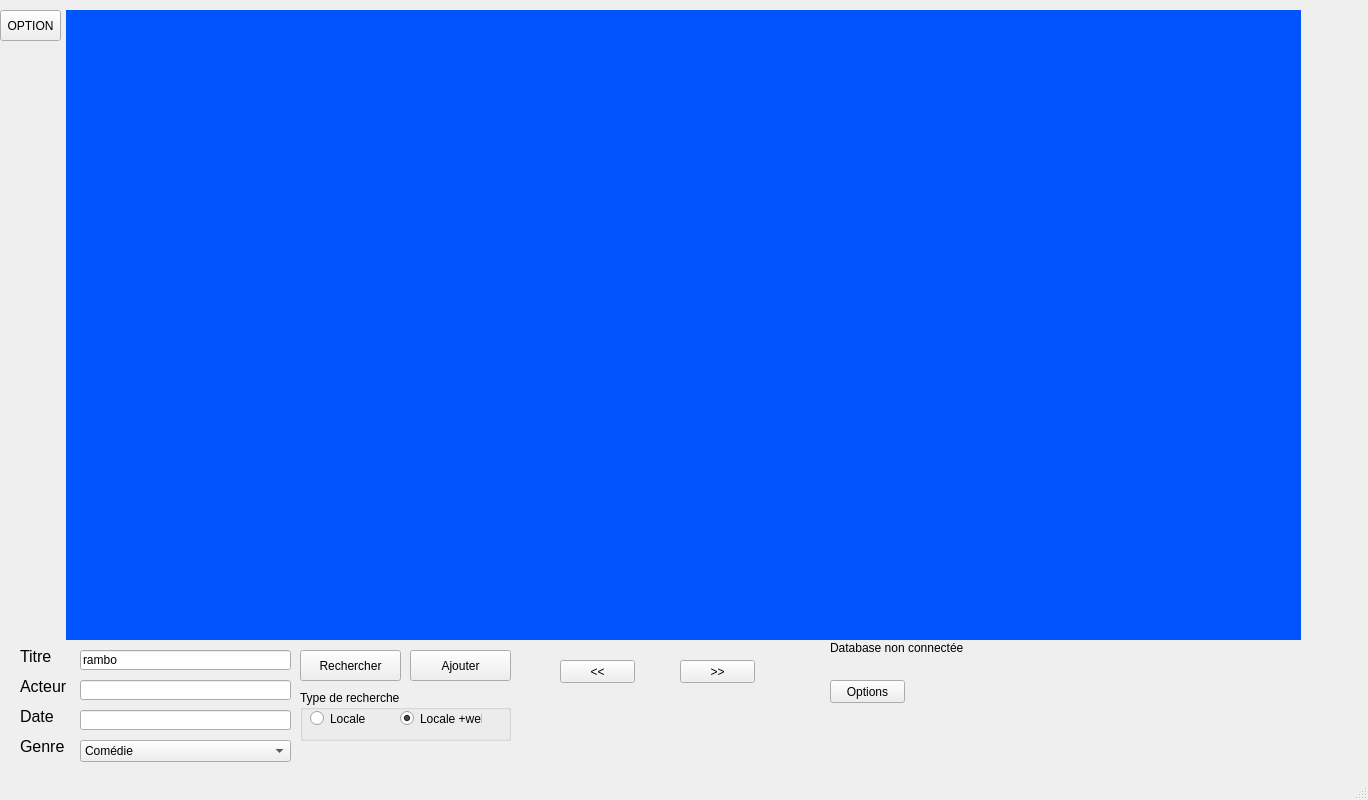
<?xml version="1.0" encoding="UTF-8"?>
<ui version="4.0">
 <class>MainWindow</class>
 <widget class="QMainWindow" name="MainWindow">
  <property name="geometry">
   <rect>
    <x>0</x>
    <y>0</y>
    <width>1368</width>
    <height>800</height>
   </rect>
  </property>
  <property name="windowTitle">
   <string>MainWindow</string>
  </property>
  <property name="tabShape">
   <enum>QTabWidget::Rounded</enum>
  </property>
  <property name="dockNestingEnabled">
   <bool>false</bool>
  </property>
  <widget class="QWidget" name="centralwidget">
   <widget class="QPushButton" name="btn_rechercher">
    <property name="geometry">
     <rect>
      <x>300</x>
      <y>650</y>
      <width>101</width>
      <height>31</height>
     </rect>
    </property>
    <property name="text">
     <string>Rechercher</string>
    </property>
   </widget>
   <widget class="QPushButton" name="btn_ajouter">
    <property name="geometry">
     <rect>
      <x>410</x>
      <y>650</y>
      <width>101</width>
      <height>31</height>
     </rect>
    </property>
    <property name="text">
     <string>Ajouter</string>
    </property>
   </widget>
   <widget class="QPushButton" name="btn_option">
    <property name="geometry">
     <rect>
      <x>0</x>
      <y>10</y>
      <width>61</width>
      <height>31</height>
     </rect>
    </property>
    <property name="text">
     <string>OPTION</string>
    </property>
   </widget>
   <widget class="QLineEdit" name="ln_titre">
    <property name="geometry">
     <rect>
      <x>80</x>
      <y>650</y>
      <width>211</width>
      <height>20</height>
     </rect>
    </property>
    <property name="text">
     <string>rambo</string>
    </property>
   </widget>
   <widget class="QLabel" name="lbl_titre">
    <property name="geometry">
     <rect>
      <x>20</x>
      <y>650</y>
      <width>47</width>
      <height>13</height>
     </rect>
    </property>
    <property name="font">
     <font>
      <pointsize>12</pointsize>
     </font>
    </property>
    <property name="text">
     <string>Titre</string>
    </property>
   </widget>
   <widget class="QLabel" name="lbl__Acteur">
    <property name="geometry">
     <rect>
      <x>20</x>
      <y>680</y>
      <width>47</width>
      <height>13</height>
     </rect>
    </property>
    <property name="font">
     <font>
      <pointsize>12</pointsize>
     </font>
    </property>
    <property name="text">
     <string>Acteur</string>
    </property>
   </widget>
   <widget class="QLineEdit" name="ln_titre_2">
    <property name="geometry">
     <rect>
      <x>80</x>
      <y>680</y>
      <width>211</width>
      <height>20</height>
     </rect>
    </property>
   </widget>
   <widget class="QLabel" name="lbl_date">
    <property name="geometry">
     <rect>
      <x>20</x>
      <y>710</y>
      <width>47</width>
      <height>13</height>
     </rect>
    </property>
    <property name="font">
     <font>
      <pointsize>12</pointsize>
     </font>
    </property>
    <property name="text">
     <string>Date</string>
    </property>
   </widget>
   <widget class="QLineEdit" name="ln_titre_3">
    <property name="geometry">
     <rect>
      <x>80</x>
      <y>710</y>
      <width>211</width>
      <height>20</height>
     </rect>
    </property>
   </widget>
   <widget class="QComboBox" name="cb_genre">
    <property name="geometry">
     <rect>
      <x>80</x>
      <y>740</y>
      <width>211</width>
      <height>22</height>
     </rect>
    </property>
    <item>
     <property name="text">
      <string>Comédie</string>
     </property>
    </item>
    <item>
     <property name="text">
      <string>Trhiller</string>
     </property>
    </item>
    <item>
     <property name="text">
      <string>Horreur</string>
     </property>
    </item>
    <item>
     <property name="text">
      <string>Fiction</string>
     </property>
    </item>
    <item>
     <property name="text">
      <string>Romantique</string>
     </property>
    </item>
   </widget>
   <widget class="QLabel" name="lbl_date_2">
    <property name="geometry">
     <rect>
      <x>20</x>
      <y>740</y>
      <width>47</width>
      <height>13</height>
     </rect>
    </property>
    <property name="font">
     <font>
      <pointsize>12</pointsize>
     </font>
    </property>
    <property name="text">
     <string>Genre</string>
    </property>
   </widget>
   <widget class="QPushButton" name="btn_previous">
    <property name="geometry">
     <rect>
      <x>560</x>
      <y>660</y>
      <width>75</width>
      <height>23</height>
     </rect>
    </property>
    <property name="text">
     <string>&lt;&lt;</string>
    </property>
   </widget>
   <widget class="QPushButton" name="btn_next">
    <property name="geometry">
     <rect>
      <x>680</x>
      <y>660</y>
      <width>75</width>
      <height>23</height>
     </rect>
    </property>
    <property name="text">
     <string>&gt;&gt;</string>
    </property>
   </widget>
   <widget class="QWidget" name="gridLayoutWidget">
    <property name="geometry">
     <rect>
      <x>690</x>
      <y>0</y>
      <width>791</width>
      <height>571</height>
     </rect>
    </property>
    <layout class="QGridLayout" name="hl_minifilm" rowminimumheight="0" columnminimumwidth="0"/>
   </widget>
   <widget class="QStackedWidget" name="dvdtek">
    <property name="geometry">
     <rect>
      <x>66</x>
      <y>10</y>
      <width>1235</width>
      <height>630</height>
     </rect>
    </property>
    <property name="minimumSize">
     <size>
      <width>1235</width>
      <height>0</height>
     </size>
    </property>
    <property name="styleSheet">
     <string notr="true">border-color: rgb(0, 0, 255);
background-color: rgb(0, 85, 255);</string>
    </property>
    <widget class="QWidget" name="page_1">
     <widget class="QWidget" name="gridLayoutWidget_2">
      <property name="geometry">
       <rect>
        <x>0</x>
        <y>0</y>
        <width>1241</width>
        <height>631</height>
       </rect>
      </property>
      <layout class="QGridLayout" name="grd1">
       <property name="leftMargin">
        <number>10</number>
       </property>
       <property name="rightMargin">
        <number>10</number>
       </property>
       <property name="spacing">
        <number>10</number>
       </property>
      </layout>
     </widget>
    </widget>
    <widget class="QWidget" name="page_2">
     <widget class="QWidget" name="gridLayoutWidget_3">
      <property name="geometry">
       <rect>
        <x>0</x>
        <y>0</y>
        <width>1241</width>
        <height>631</height>
       </rect>
      </property>
      <layout class="QGridLayout" name="grd2"/>
     </widget>
    </widget>
    <widget class="QWidget" name="page_3">
     <widget class="QWidget" name="gridLayoutWidget_4">
      <property name="geometry">
       <rect>
        <x>0</x>
        <y>0</y>
        <width>1241</width>
        <height>631</height>
       </rect>
      </property>
      <layout class="QGridLayout" name="grd3" columnstretch="0" rowminimumheight="0" columnminimumwidth="0">
       <property name="sizeConstraint">
        <enum>QLayout::SetDefaultConstraint</enum>
       </property>
       <property name="leftMargin">
        <number>10</number>
       </property>
       <property name="rightMargin">
        <number>10</number>
       </property>
       <property name="spacing">
        <number>10</number>
       </property>
      </layout>
     </widget>
    </widget>
    <widget class="QWidget" name="page_4">
     <widget class="QWidget" name="gridLayoutWidget_5">
      <property name="geometry">
       <rect>
        <x>0</x>
        <y>0</y>
        <width>1241</width>
        <height>631</height>
       </rect>
      </property>
      <layout class="QGridLayout" name="grd4" columnstretch="0" rowminimumheight="0" columnminimumwidth="0">
       <property name="sizeConstraint">
        <enum>QLayout::SetDefaultConstraint</enum>
       </property>
       <property name="leftMargin">
        <number>10</number>
       </property>
       <property name="rightMargin">
        <number>10</number>
       </property>
       <property name="spacing">
        <number>10</number>
       </property>
      </layout>
     </widget>
    </widget>
    <widget class="QWidget" name="page_5">
     <widget class="QWidget" name="gridLayoutWidget_6">
      <property name="geometry">
       <rect>
        <x>0</x>
        <y>0</y>
        <width>1241</width>
        <height>631</height>
       </rect>
      </property>
      <layout class="QGridLayout" name="grd5" columnstretch="0" rowminimumheight="0" columnminimumwidth="0">
       <property name="sizeConstraint">
        <enum>QLayout::SetDefaultConstraint</enum>
       </property>
       <property name="leftMargin">
        <number>10</number>
       </property>
       <property name="rightMargin">
        <number>10</number>
       </property>
       <property name="spacing">
        <number>10</number>
       </property>
      </layout>
     </widget>
    </widget>
    <widget class="QWidget" name="page_6">
     <widget class="QWidget" name="gridLayoutWidget_7">
      <property name="geometry">
       <rect>
        <x>0</x>
        <y>0</y>
        <width>1241</width>
        <height>631</height>
       </rect>
      </property>
      <layout class="QGridLayout" name="grd6" columnstretch="0" rowminimumheight="0" columnminimumwidth="0">
       <property name="sizeConstraint">
        <enum>QLayout::SetDefaultConstraint</enum>
       </property>
       <property name="leftMargin">
        <number>10</number>
       </property>
       <property name="rightMargin">
        <number>10</number>
       </property>
       <property name="spacing">
        <number>10</number>
       </property>
      </layout>
     </widget>
    </widget>
    <widget class="QWidget" name="page_7">
     <widget class="QWidget" name="gridLayoutWidget_8">
      <property name="geometry">
       <rect>
        <x>0</x>
        <y>0</y>
        <width>1241</width>
        <height>631</height>
       </rect>
      </property>
      <layout class="QGridLayout" name="grd7" columnstretch="0" rowminimumheight="0" columnminimumwidth="0">
       <property name="sizeConstraint">
        <enum>QLayout::SetDefaultConstraint</enum>
       </property>
       <property name="leftMargin">
        <number>10</number>
       </property>
       <property name="rightMargin">
        <number>10</number>
       </property>
       <property name="spacing">
        <number>10</number>
       </property>
      </layout>
     </widget>
    </widget>
    <widget class="QWidget" name="page_8">
     <widget class="QWidget" name="gridLayoutWidget_9">
      <property name="geometry">
       <rect>
        <x>0</x>
        <y>0</y>
        <width>1241</width>
        <height>631</height>
       </rect>
      </property>
      <layout class="QGridLayout" name="grd8" columnstretch="0" rowminimumheight="0" columnminimumwidth="0">
       <property name="sizeConstraint">
        <enum>QLayout::SetDefaultConstraint</enum>
       </property>
       <property name="leftMargin">
        <number>10</number>
       </property>
       <property name="rightMargin">
        <number>10</number>
       </property>
       <property name="spacing">
        <number>10</number>
       </property>
      </layout>
     </widget>
    </widget>
    <widget class="QWidget" name="page_9">
     <widget class="QWidget" name="gridLayoutWidget_10">
      <property name="geometry">
       <rect>
        <x>0</x>
        <y>0</y>
        <width>1241</width>
        <height>631</height>
       </rect>
      </property>
      <layout class="QGridLayout" name="grd9" columnstretch="0" rowminimumheight="0" columnminimumwidth="0">
       <property name="sizeConstraint">
        <enum>QLayout::SetDefaultConstraint</enum>
       </property>
       <property name="leftMargin">
        <number>10</number>
       </property>
       <property name="rightMargin">
        <number>10</number>
       </property>
       <property name="spacing">
        <number>10</number>
       </property>
      </layout>
     </widget>
    </widget>
    <widget class="QWidget" name="page_10">
     <widget class="QWidget" name="gridLayoutWidget_11">
      <property name="geometry">
       <rect>
        <x>0</x>
        <y>0</y>
        <width>1241</width>
        <height>631</height>
       </rect>
      </property>
      <layout class="QGridLayout" name="grd10" columnstretch="0" rowminimumheight="0" columnminimumwidth="0">
       <property name="sizeConstraint">
        <enum>QLayout::SetDefaultConstraint</enum>
       </property>
       <property name="leftMargin">
        <number>10</number>
       </property>
       <property name="rightMargin">
        <number>10</number>
       </property>
       <property name="spacing">
        <number>10</number>
       </property>
      </layout>
     </widget>
    </widget>
    <widget class="QWidget" name="page_11">
     <widget class="QWidget" name="gridLayoutWidget_12">
      <property name="geometry">
       <rect>
        <x>0</x>
        <y>0</y>
        <width>1241</width>
        <height>631</height>
       </rect>
      </property>
      <layout class="QGridLayout" name="grd11" columnstretch="0" rowminimumheight="0" columnminimumwidth="0">
       <property name="sizeConstraint">
        <enum>QLayout::SetDefaultConstraint</enum>
       </property>
       <property name="leftMargin">
        <number>10</number>
       </property>
       <property name="rightMargin">
        <number>10</number>
       </property>
       <property name="spacing">
        <number>10</number>
       </property>
      </layout>
     </widget>
    </widget>
    <widget class="QWidget" name="page_12">
     <widget class="QWidget" name="gridLayoutWidget_13">
      <property name="geometry">
       <rect>
        <x>0</x>
        <y>0</y>
        <width>1241</width>
        <height>631</height>
       </rect>
      </property>
      <layout class="QGridLayout" name="grd12" columnstretch="0" rowminimumheight="0" columnminimumwidth="0">
       <property name="sizeConstraint">
        <enum>QLayout::SetDefaultConstraint</enum>
       </property>
       <property name="leftMargin">
        <number>10</number>
       </property>
       <property name="rightMargin">
        <number>10</number>
       </property>
       <property name="spacing">
        <number>10</number>
       </property>
      </layout>
     </widget>
    </widget>
    <widget class="QWidget" name="page_13">
     <widget class="QWidget" name="gridLayoutWidget_14">
      <property name="geometry">
       <rect>
        <x>0</x>
        <y>0</y>
        <width>1241</width>
        <height>631</height>
       </rect>
      </property>
      <layout class="QGridLayout" name="grd13" columnstretch="0" rowminimumheight="0" columnminimumwidth="0">
       <property name="sizeConstraint">
        <enum>QLayout::SetDefaultConstraint</enum>
       </property>
       <property name="leftMargin">
        <number>10</number>
       </property>
       <property name="rightMargin">
        <number>10</number>
       </property>
       <property name="spacing">
        <number>10</number>
       </property>
      </layout>
     </widget>
    </widget>
    <widget class="QWidget" name="page_14">
     <widget class="QWidget" name="gridLayoutWidget_15">
      <property name="geometry">
       <rect>
        <x>0</x>
        <y>0</y>
        <width>1241</width>
        <height>631</height>
       </rect>
      </property>
      <layout class="QGridLayout" name="grd14" columnstretch="0" rowminimumheight="0" columnminimumwidth="0">
       <property name="sizeConstraint">
        <enum>QLayout::SetDefaultConstraint</enum>
       </property>
       <property name="leftMargin">
        <number>10</number>
       </property>
       <property name="rightMargin">
        <number>10</number>
       </property>
       <property name="spacing">
        <number>10</number>
       </property>
      </layout>
     </widget>
    </widget>
    <widget class="QWidget" name="page_15">
     <widget class="QWidget" name="gridLayoutWidget_16">
      <property name="geometry">
       <rect>
        <x>0</x>
        <y>0</y>
        <width>1241</width>
        <height>631</height>
       </rect>
      </property>
      <layout class="QGridLayout" name="grd15" columnstretch="0" rowminimumheight="0" columnminimumwidth="0">
       <property name="sizeConstraint">
        <enum>QLayout::SetDefaultConstraint</enum>
       </property>
       <property name="leftMargin">
        <number>10</number>
       </property>
       <property name="rightMargin">
        <number>10</number>
       </property>
       <property name="spacing">
        <number>10</number>
       </property>
      </layout>
     </widget>
    </widget>
    <widget class="QWidget" name="page_16">
     <widget class="QWidget" name="gridLayoutWidget_17">
      <property name="geometry">
       <rect>
        <x>0</x>
        <y>0</y>
        <width>1241</width>
        <height>631</height>
       </rect>
      </property>
      <layout class="QGridLayout" name="grd16" columnstretch="0" rowminimumheight="0" columnminimumwidth="0">
       <property name="sizeConstraint">
        <enum>QLayout::SetDefaultConstraint</enum>
       </property>
       <property name="leftMargin">
        <number>10</number>
       </property>
       <property name="rightMargin">
        <number>10</number>
       </property>
       <property name="spacing">
        <number>10</number>
       </property>
      </layout>
     </widget>
    </widget>
    <widget class="QWidget" name="page_17">
     <widget class="QWidget" name="gridLayoutWidget_18">
      <property name="geometry">
       <rect>
        <x>0</x>
        <y>0</y>
        <width>1241</width>
        <height>631</height>
       </rect>
      </property>
      <layout class="QGridLayout" name="grd17" columnstretch="0" rowminimumheight="0" columnminimumwidth="0">
       <property name="sizeConstraint">
        <enum>QLayout::SetDefaultConstraint</enum>
       </property>
       <property name="leftMargin">
        <number>10</number>
       </property>
       <property name="rightMargin">
        <number>10</number>
       </property>
       <property name="spacing">
        <number>10</number>
       </property>
      </layout>
     </widget>
    </widget>
    <widget class="QWidget" name="page_18">
     <widget class="QWidget" name="gridLayoutWidget_19">
      <property name="geometry">
       <rect>
        <x>0</x>
        <y>0</y>
        <width>1241</width>
        <height>631</height>
       </rect>
      </property>
      <layout class="QGridLayout" name="grd18" columnstretch="0" rowminimumheight="0" columnminimumwidth="0">
       <property name="sizeConstraint">
        <enum>QLayout::SetDefaultConstraint</enum>
       </property>
       <property name="leftMargin">
        <number>10</number>
       </property>
       <property name="rightMargin">
        <number>10</number>
       </property>
       <property name="spacing">
        <number>10</number>
       </property>
      </layout>
     </widget>
    </widget>
    <widget class="QWidget" name="page_19">
     <widget class="QWidget" name="gridLayoutWidget_20">
      <property name="geometry">
       <rect>
        <x>0</x>
        <y>0</y>
        <width>1241</width>
        <height>631</height>
       </rect>
      </property>
      <layout class="QGridLayout" name="grd19" columnstretch="0" rowminimumheight="0" columnminimumwidth="0">
       <property name="sizeConstraint">
        <enum>QLayout::SetDefaultConstraint</enum>
       </property>
       <property name="leftMargin">
        <number>10</number>
       </property>
       <property name="rightMargin">
        <number>10</number>
       </property>
       <property name="spacing">
        <number>10</number>
       </property>
      </layout>
     </widget>
    </widget>
    <widget class="QWidget" name="page_20">
     <widget class="QWidget" name="gridLayoutWidget_21">
      <property name="geometry">
       <rect>
        <x>0</x>
        <y>0</y>
        <width>1241</width>
        <height>631</height>
       </rect>
      </property>
      <layout class="QGridLayout" name="grd20" columnstretch="0" rowminimumheight="0" columnminimumwidth="0">
       <property name="sizeConstraint">
        <enum>QLayout::SetDefaultConstraint</enum>
       </property>
       <property name="leftMargin">
        <number>10</number>
       </property>
       <property name="rightMargin">
        <number>10</number>
       </property>
       <property name="spacing">
        <number>10</number>
       </property>
      </layout>
     </widget>
    </widget>
    <widget class="QWidget" name="page_21">
     <widget class="QWidget" name="gridLayoutWidget_22">
      <property name="geometry">
       <rect>
        <x>0</x>
        <y>0</y>
        <width>1241</width>
        <height>631</height>
       </rect>
      </property>
      <layout class="QGridLayout" name="grd21" columnstretch="0" rowminimumheight="0" columnminimumwidth="0">
       <property name="sizeConstraint">
        <enum>QLayout::SetDefaultConstraint</enum>
       </property>
       <property name="leftMargin">
        <number>10</number>
       </property>
       <property name="rightMargin">
        <number>10</number>
       </property>
       <property name="spacing">
        <number>10</number>
       </property>
      </layout>
     </widget>
    </widget>
   </widget>
   <widget class="QLabel" name="lbl_db_status">
    <property name="geometry">
     <rect>
      <x>830</x>
      <y>640</y>
      <width>141</width>
      <height>16</height>
     </rect>
    </property>
    <property name="text">
     <string>Database non connectée</string>
    </property>
    <property name="textFormat">
     <enum>Qt::PlainText</enum>
    </property>
   </widget>
   <widget class="QGroupBox" name="grp_rechercheType">
    <property name="geometry">
     <rect>
      <x>300</x>
      <y>690</y>
      <width>211</width>
      <height>51</height>
     </rect>
    </property>
    <property name="title">
     <string>Type de recherche</string>
    </property>
    <widget class="QRadioButton" name="rdb_rechLoc">
     <property name="geometry">
      <rect>
       <x>10</x>
       <y>20</y>
       <width>82</width>
       <height>17</height>
      </rect>
     </property>
     <property name="text">
      <string>Locale</string>
     </property>
    </widget>
    <widget class="QRadioButton" name="rdb_rechDist">
     <property name="geometry">
      <rect>
       <x>100</x>
       <y>20</y>
       <width>82</width>
       <height>17</height>
      </rect>
     </property>
     <property name="text">
      <string>Locale +web</string>
     </property>
     <property name="checked">
      <bool>true</bool>
     </property>
    </widget>
   </widget>
   <widget class="QPushButton" name="pushButton">
    <property name="geometry">
     <rect>
      <x>830</x>
      <y>680</y>
      <width>75</width>
      <height>23</height>
     </rect>
    </property>
    <property name="text">
     <string>Options</string>
    </property>
   </widget>
  </widget>
  <widget class="QMenuBar" name="menubar">
   <property name="geometry">
    <rect>
     <x>0</x>
     <y>0</y>
     <width>1368</width>
     <height>21</height>
    </rect>
   </property>
  </widget>
  <widget class="QStatusBar" name="statusbar"/>
 </widget>
 <resources/>
 <connections/>
</ui>
